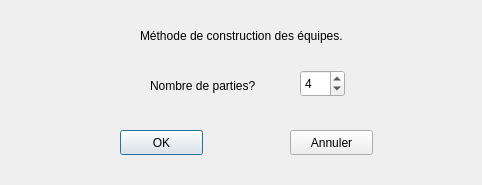
<?xml version="1.0" encoding="UTF-8"?>
<ui version="4.0">
 <class>WindowTeamConstruct</class>
 <widget class="QDialog" name="WindowTeamConstruct">
  <property name="geometry">
   <rect>
    <x>0</x>
    <y>0</y>
    <width>482</width>
    <height>185</height>
   </rect>
  </property>
  <property name="windowTitle">
   <string>Dialog</string>
  </property>
  <widget class="QPushButton" name="pushButton">
   <property name="geometry">
    <rect>
     <x>120</x>
     <y>130</y>
     <width>83</width>
     <height>25</height>
    </rect>
   </property>
   <property name="text">
    <string>OK</string>
   </property>
  </widget>
  <widget class="QLabel" name="label">
   <property name="geometry">
    <rect>
     <x>140</x>
     <y>20</y>
     <width>261</width>
     <height>31</height>
    </rect>
   </property>
   <property name="text">
    <string>Méthode de construction des équipes.</string>
   </property>
  </widget>
  <widget class="QPushButton" name="pushButton_2">
   <property name="geometry">
    <rect>
     <x>290</x>
     <y>130</y>
     <width>83</width>
     <height>25</height>
    </rect>
   </property>
   <property name="text">
    <string>Annuler</string>
   </property>
  </widget>
  <widget class="QSpinBox" name="spinBox">
   <property name="geometry">
    <rect>
     <x>300</x>
     <y>70</y>
     <width>45</width>
     <height>27</height>
    </rect>
   </property>
   <property name="minimum">
    <number>1</number>
   </property>
   <property name="maximum">
    <number>9</number>
   </property>
   <property name="value">
    <number>4</number>
   </property>
  </widget>
  <widget class="QLabel" name="label_2">
   <property name="geometry">
    <rect>
     <x>150</x>
     <y>70</y>
     <width>121</width>
     <height>31</height>
    </rect>
   </property>
   <property name="text">
    <string>Nombre de parties?</string>
   </property>
  </widget>
 </widget>
 <resources/>
 <connections/>
</ui>
